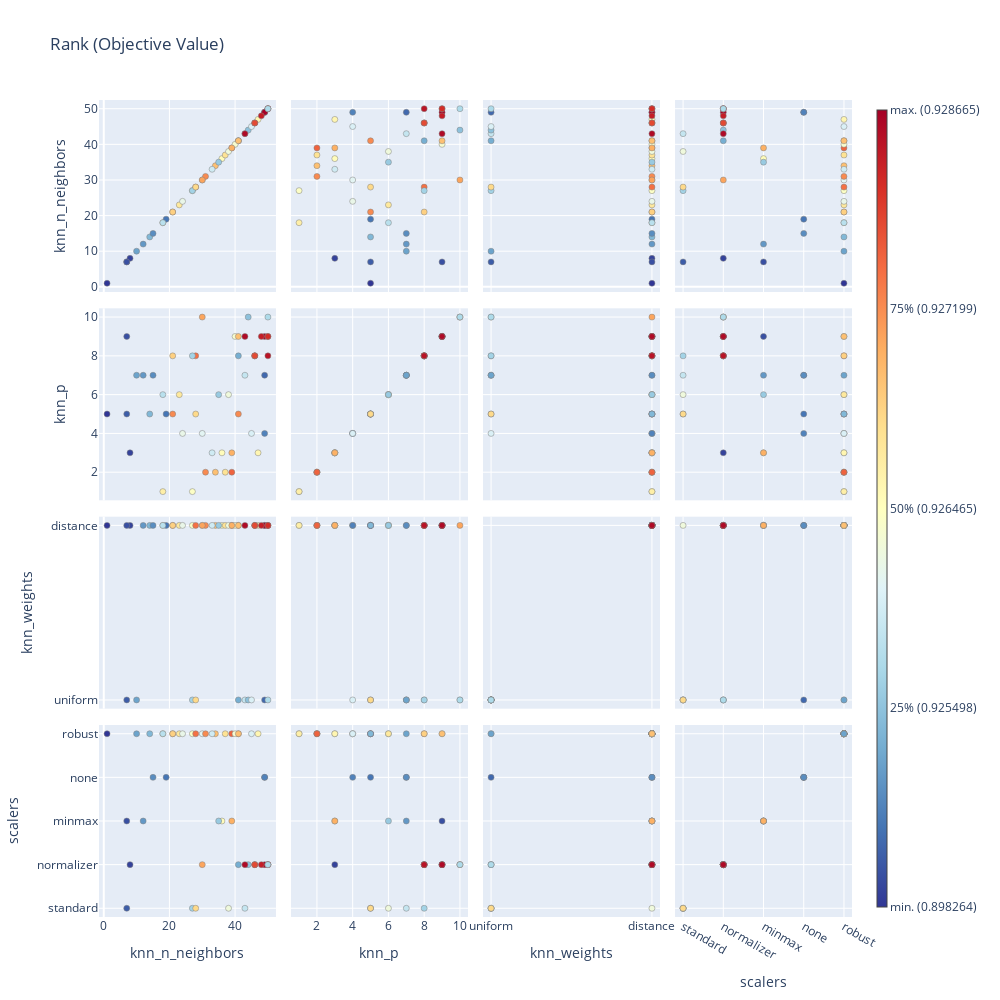

Notebook cell for this chart:
### Code cell
fig = optuna.visualization.plot_rank(study)
fig.update_layout(autosize=False,
                  width=1000, height=1000)
